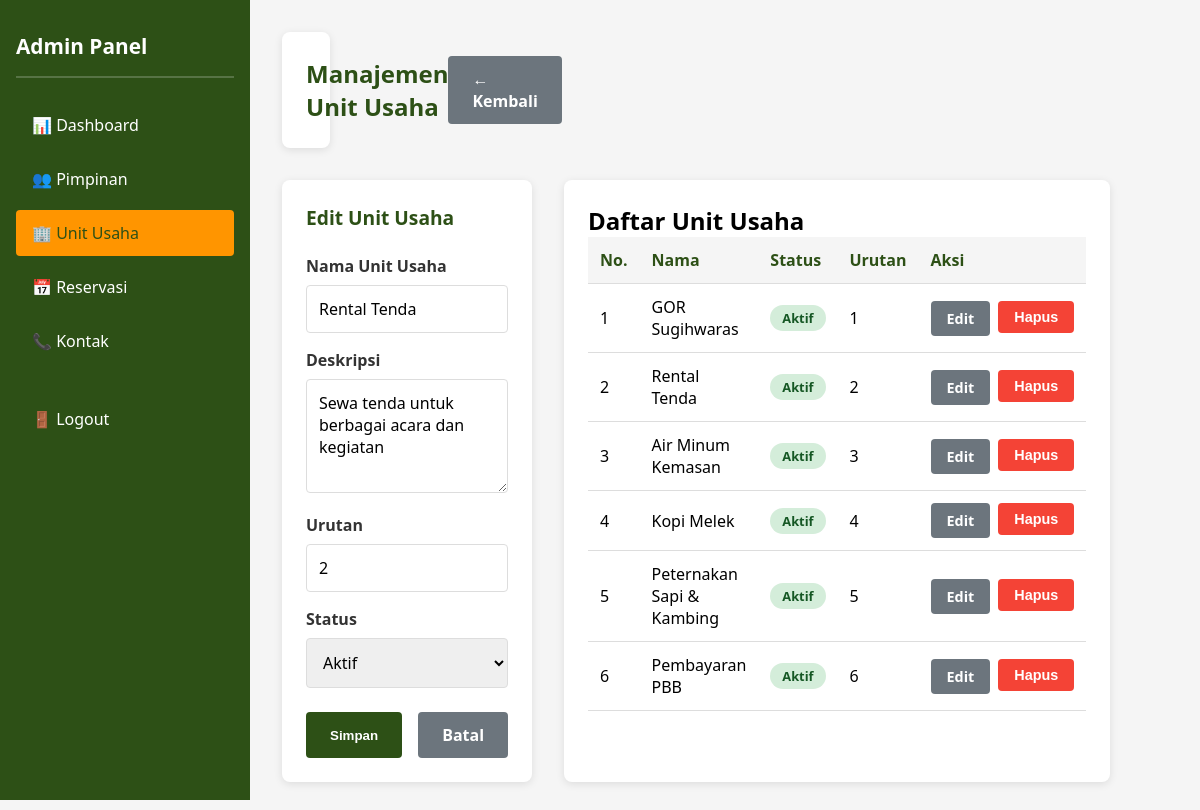
The page /admin/manage_unit.php?action=edit&id=2 (signed in) on the database its author committed.
### tables this page shows
CREATE TABLE IF NOT EXISTS unit_usaha (
    id INT PRIMARY KEY AUTO_INCREMENT,
    nama VARCHAR(100) NOT NULL,
    deskripsi TEXT,
    icon VARCHAR(255),
    gambar VARCHAR(255),
    urutan INT DEFAULT 1,
    status ENUM('aktif', 'nonaktif') DEFAULT 'aktif',
    created_at TIMESTAMP DEFAULT CURRENT_TIMESTAMP,
    updated_at TIMESTAMP DEFAULT CURRENT_TIMESTAMP ON UPDATE CURRENT_TIMESTAMP
);

### app/includes/functions.php (called while the page is built, shortened)
<?php
function get_all_data($conn, $table, $where = '', $order = '', $limit = '') {
    $query = "SELECT * FROM $table";
    if (!empty($order)) {
        $query .= " ORDER BY $order";
    } else {
        $query .= " ORDER BY urutan ASC, id ASC";
    }
    $result = $conn->query($query);
    if ($result->num_rows > 0) {
        return $result->fetch_all(MYSQLI_ASSOC);
    }
    return [];
}
function get_data_by_id($conn, $table, $id) {
    $query = "SELECT * FROM $table WHERE id = $id";
    $result = $conn->query($query);
    if ($result->num_rows > 0) {
        return $result->fetch_assoc();
    }
    return null;
}
?>

### public/admin/manage_unit.php (the view, shortened to what this page needs)
<?php
require_once '../../app/config/database.php';
require_once '../../app/includes/functions.php';
$action = isset($_GET['action']) ? sanitize($_GET['action']) : '';
$id = isset($_GET['id']) ? (int)$_GET['id'] : 0;
$unit = null;
$edit_mode = false;
if ($action === 'edit' && $id > 0) {
    $unit = get_data_by_id($conn, 'unit_usaha', $id);
    if ($unit) {
        $edit_mode = true;
    }
}
$all_units = get_all_data($conn, 'unit_usaha', '', 'urutan ASC');
?>
<!DOCTYPE html>
<html lang="id">
<head>
</head>
<body>
    <div class="admin-layout">
        <div class="sidebar">
            <h2>Admin Panel</h2>
            <ul>
                <li><a href="index.php">📊 Dashboard</a></li>
                <li><a href="manage_pimpinan.php">👥 Pimpinan</a></li>
                <li><a href="manage_unit.php" class="active">🏢 Unit Usaha</a></li>
                <li><a href="manage_reservasi.php">📅 Reservasi</a></li>
                <li><a href="manage_kontak.php">📞 Kontak</a></li>
                <li style="margin-top: 2rem;"><a href="logout.php">🚪 Logout</a></li>
            </ul>
        </div>
        <div class="main-content">
            <div class="page-header">
                <h1>Manajemen Unit Usaha</h1>
                <a href="index.php" class="btn btn-secondary">← Kembali</a>
            </div>
            <div class="content-grid">
                <div class="form-card">
                    <h2><?php echo $edit_mode ? 'Edit Unit Usaha' : 'Tambah Unit Usaha'; ?></h2>
                    <form method="POST">
                        <div class="form-group">
                            <label for="nama">Nama Unit Usaha</label>
                            <input type="text" id="nama" name="nama" value="<?php echo $edit_mode ? htmlspecialchars($unit['nama']) : ''; ?>" required>
                        </div>
                        <div class="form-group">
                            <label for="deskripsi">Deskripsi</label>
                            <textarea id="deskripsi" name="deskripsi" rows="4"><?php echo $edit_mode ? htmlspecialchars($unit['deskripsi']) : ''; ?></textarea>
                        </div>
                        <div class="form-group">
                            <label for="urutan">Urutan</label>
                            <input type="number" id="urutan" name="urutan" value="<?php echo $edit_mode ? $unit['urutan'] : '1'; ?>" min="1">
                        </div>
                        <div class="form-group">
                            <label for="status">Status</label>
                            <select id="status" name="status">
                                <option value="aktif" <?php echo ($edit_mode && $unit['status'] === 'aktif') ? 'selected' : ''; ?>>Aktif</option>
                            </select>
                        </div>
                        <div class="form-actions">
                            <button type="submit" class="btn btn-primary">Simpan</button>
                            <?php if ($edit_mode): ?>
                                <a href="manage_unit.php" class="btn btn-secondary">Batal</a>
                            <?php endif; ?>
                        </div>
                    </form>
                </div>
                <div class="list-card">
                    <h2>Daftar Unit Usaha</h2>
                    <div class="table-responsive">
                        <table>
                            <thead>
                                <tr>
                                    <th>No.</th>
                                    <th>Nama</th>
                                    <th>Status</th>
                                    <th>Urutan</th>
                                    <th>Aksi</th>
                                </tr>
                            </thead>
                            <tbody>
                                <?php
                                $no = 1;
                                foreach ($all_units as $item) {
                                    $status_class = 'status-' . strtolower($item['status']);
                                    echo "<tr>";
                                    echo "<td>" . $no++ . "</td>";
                                    echo "<td>" . htmlspecialchars($item['nama']) . "</td>";
                                    echo "<td><span class='status-badge $status_class'>" . ucfirst($item['status']) . "</span></td>";
                                    echo "<td>" . $item['urutan'] . "</td>";
                                    echo "<td>";
                                    echo "<div class='action-buttons'>";
                                    echo "<a href='?action=edit&id=" . $item['id'] . "' class='btn btn-secondary btn-sm'>Edit</a>";
                                    echo "<form method='POST' style='display:inline;' onsubmit='return confirm(\"Yakin hapus?\");'>";
                                    echo "<button type='submit' class='btn btn-danger btn-sm'>Hapus</button>";
                                    echo "</form>";
                                    echo "</div>";
                                    echo "</td>";
                                    echo "</tr>";
                                }
                                ?>
                            </tbody>
                        </table>
                    </div>
                </div>
            </div>
        </div>
    </div>
</body>
</html>

### public/admin/manage_unit.php (style rules this page uses)
* { margin: 0; padding: 0; box-sizing: border-box; }
:root { --primary-color: #2d5016; --secondary-color: #ff9500; --light-bg: #f5f5f5; --danger-color: #f44336; --success-color: #4caf50; }
body { font-family: 'Segoe UI', Tahoma, Geneva, Verdana, sans-serif; background-color: var(--light-bg); }
.admin-layout { display: grid; grid-template-columns: 250px 1fr; min-height: 100vh; }
.sidebar { background-color: var(--primary-color); color: white; padding: 2rem 1rem; position: fixed; left: 0; top: 0; height: 100vh; width: 250px; overflow-y: auto; }
.sidebar h2 { font-size: 1.3rem; margin-bottom: 1.5rem; padding-bottom: 1rem; border-bottom: 2px solid rgba(255, 255, 255, 0.2); }
.sidebar ul { list-style: none; }
.sidebar li { margin-bottom: 0.5rem; }
.sidebar a { display: block; padding: 0.75rem 1rem; color: white; text-decoration: none; border-radius: 4px; transition: all 0.3s ease; }
.sidebar a:hover, .sidebar a.active { background-color: var(--secondary-color); color: var(--primary-color); }
.main-content { margin-left: 250px; padding: 2rem; }
.page-header { display: flex; justify-content: space-between; align-items: center; background: white; padding: 1.5rem; border-radius: 8px; margin-bottom: 2rem; box-shadow: 0 2px 8px rgba(0, 0, 0, 0.1); }
.page-header h1 { color: var(--primary-color); font-size: 1.5rem; }
.btn { display: inline-block; padding: 0.75rem 1.5rem; border: none; border-radius: 4px; cursor: pointer; text-decoration: none; font-weight: 600; transition: all 0.3s ease; }
.btn-primary { background-color: var(--primary-color); color: white; }
.btn-danger { background-color: var(--danger-color); color: white; }
.btn-secondary { background-color: #6c757d; color: white; }
.btn-sm { padding: 0.5rem 1rem; font-size: 0.9rem; }
.content-grid { display: grid; grid-template-columns: 1fr 2fr; gap: 2rem; }
.form-card, .list-card { background: white; padding: 1.5rem; border-radius: 8px; box-shadow: 0 2px 8px rgba(0, 0, 0, 0.1); }
.form-card h2 { color: var(--primary-color); margin-bottom: 1.5rem; font-size: 1.2rem; }
.form-group { margin-bottom: 1rem; }
.form-group label { display: block; margin-bottom: 0.5rem; font-weight: 600; color: #333; }
.form-group input, .form-group textarea, .form-group select { width: 100%; padding: 0.75rem; border: 1px solid #ddd; border-radius: 4px; font-family: inherit; font-size: 1rem; }
.form-actions { display: flex; gap: 1rem; margin-top: 1.5rem; }
.table-responsive { overflow-x: auto; }
table { width: 100%; border-collapse: collapse; }
table thead { background-color: var(--light-bg); }
table th, table td { padding: 0.75rem; text-align: left; border-bottom: 1px solid #ddd; }
table th { font-weight: 600; color: var(--primary-color); }
.action-buttons { display: flex; gap: 0.5rem; }
.status-badge { display: inline-block; padding: 0.25rem 0.75rem; border-radius: 20px; font-size: 0.8rem; font-weight: 600; }
.status-aktif { background-color: #d4edda; color: #155724; }

### rows shown on the page
unit_usaha: nama "Rental Tenda", deskripsi "Sewa tenda untuk berbagai acara dan kegiatan", urutan "2", status "Aktif"
unit_usaha: nama "GOR Sugihwaras", status "Aktif", urutan "1"
unit_usaha: nama "Air Minum Kemasan", status "Aktif", urutan "3"
unit_usaha: nama "Kopi Melek", status "Aktif", urutan "4"
unit_usaha: nama "Peternakan Sapi & Kambing", status "Aktif", urutan "5"
unit_usaha: nama "Pembayaran PBB", status "Aktif", urutan "6"
